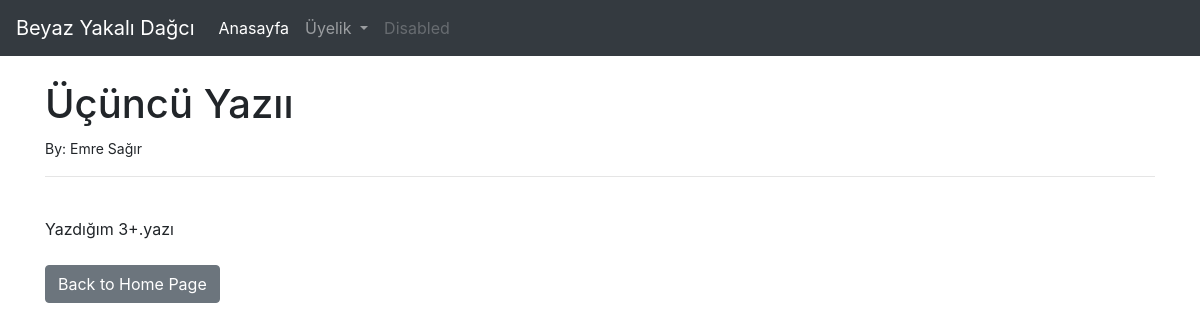
Before: /article/3 with the older database file.
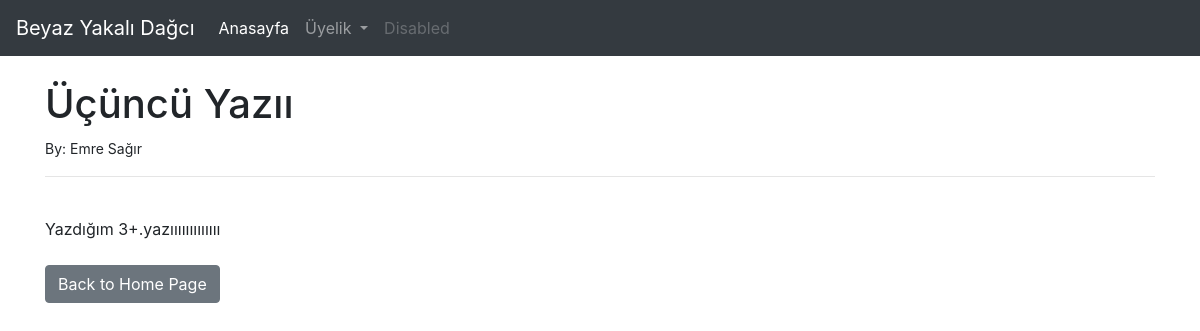
After: the same page with the newer database file.
### blog/models.py (models this page shows, shortened)
class Post(models.Model):
    title = models.CharField(max_length=255)
    author = models.ForeignKey(User, on_delete=models.CASCADE)
    body = models.TextField()

### blog/views.py (the view)
# urls.py: path('article/<int:pk>', ArticleDetailView.as_view(), name='article-detail'),
class ArticleDetailView(DetailView):
    model = Post
    template_name = 'article_details.html'

### blog/templates/article_details.html (shortened to what this page needs)
{% extends 'base.html' %}
{% block content %}
<h1>{{ post.title }}</h1>
<small> By: {{ post.author.first_name }} {{ post.author.last_name }}
</small> <br/>
<hr>
<br/>
{{ post.body }}
<br/> <br/>
<a href="{% url 'home' %}" class="btn btn-secondary" > Back to Home Page</a>
{% endblock %}

Changed rows visible on the page:
changed Post "Üçüncü Yazıı": body "Yazdığım 3+.yazı" → "Yazdığım 3+.yazııııııııııııı"
